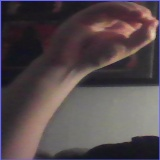
#> input picture cropped_donuts/donut1744762376354_0.jpg, 160 x 160 px; its folder holds only this picture in this run
$ python moshing.py
#> lines starting #> are read from the running program, lines starting #| are printed output that depends on the picture
"""
DUNOT - 2/2

Moshing script for image processing and video generation.

    Made by Sasha Bédard, Laura-Ann Gendron-Blais, Noémi Larouche, Rachel Pelletier and Ugo Jutras
    For Frédéric Maheux, Rhétorique des Médias, UQÀM, Médias Interactifs, 2025.

        This script applies various glitch effects to images of donuts, saves the glitched images, and compiles them into a video.
        It uses OpenCV for image processing and video writing.
        The script includes functions for RGB offset, pixel sorting, datamoshing, and more.
        The script also handles image resizing and background color changes.
        It is designed to run indefinitely, processing new images as they are added to the input folder.
"""

import os
import time
import cv2
import numpy as np

# Dossier d'entrée et de sortie
input_folder = "cropped_donuts"
output_folder = "dunot_glitched"
video_output_folder = "video_output"  # Nouveau dossier pour la vidéo

os.makedirs(output_folder, exist_ok=True)
os.makedirs(video_output_folder, exist_ok=True)  # Création automatique du dossier vidéo

seen_files = set()
glitch_cache = {}
rewinding = False
rewind_start_time = None

# Initialiser VideoWriter pour enregistrer la vidéo au format MP4 dans le dossier video_output
video_filename = os.path.join(video_output_folder, 'output_video.mp4')
fourcc = cv2.VideoWriter_fourcc(*'mp4v')
fps = 12
frame_width = 1024
frame_height = 1024
video_writer = cv2.VideoWriter(video_filename, fourcc, fps, (frame_width, frame_height))

def rgb_offset(img, shift_range=5):
    b, g, r = cv2.split(img)
    b_shift = np.roll(b, np.random.randint(-shift_range, shift_range), axis=1)
    g_shift = np.roll(g, np.random.randint(-shift_range, shift_range), axis=0)
    r_shift = np.roll(r, np.random.randint(-shift_range, shift_range), axis=1)
    return cv2.merge((b_shift, g_shift, r_shift))

def glitch_blend(current, previous, alpha=0.3):
    return cv2.addWeighted(current, 1 - alpha, previous, alpha, 0)

def inversion_pulse(img, chance=0.6):
    if np.random.rand() < chance:
        inverted = 255 - img
        contrast_boost = cv2.convertScaleAbs(inverted, alpha=1.5, beta=10)
        return contrast_boost
    return img

def pixel_sort(img, sort_chance=0.4):
    output = img.copy()
    for row in range(output.shape[0]):
        if np.random.rand() > sort_chance:
            continue
        brightness = np.sum(output[row], axis=1)
        sorted_indices = np.argsort(brightness)
        output[row] = output[row][sorted_indices]
    return output

def databend_simulation(img, strength=5):
    output = img.copy()
    rows, cols = img.shape[:2]
    for _ in range(strength):
        y = np.random.randint(0, rows)
        h = np.random.randint(1, 4)
        shift = np.random.randint(-cols//8, cols//8)
        output[y:y+h] = np.roll(output[y:y+h], shift, axis=1)
    return output

def preserve_original(original, glitched, alpha=0.7):
    return cv2.addWeighted(glitched, alpha, original, 1 - alpha, 0)

def datamosh(img, fname):
    if img is None:
        return None
    glitched = img.copy()
    for i in range(0, img.shape[0], 10):
        offset = np.random.randint(-10, 10)
        glitched[i:i+10] = np.roll(glitched[i:i+10], offset, axis=1)
    if np.random.rand() > 0.5:
        glitched = glitched[..., np.random.permutation(3)]
    glitched = rgb_offset(glitched)
    glitched = pixel_sort(glitched)
    glitched = databend_simulation(glitched)
    glitched = inversion_pulse(glitched, chance=0.6)
    if fname in glitch_cache:
        glitched = glitch_blend(glitched, glitch_cache[fname])
    glitched = preserve_original(img, glitched, alpha=0.7)
    glitch_cache[fname] = glitched.copy()
    return glitched

def upscale_image(img, size=(1024, 1024)):
    return cv2.resize(img, size, interpolation=cv2.INTER_LINEAR)

def change_background_color_and_deform(img, t):
    h, w = img.shape[:2]
    shift_x = np.sin(t / 20.0) * 20
    shift_y = np.cos(t / 30.0) * 20
    M = np.float32([[1, 0, shift_x], [0, 1, shift_y]])
    deform = cv2.warpAffine(img, M, (w, h))
    hsv = cv2.cvtColor(deform, cv2.COLOR_BGR2HSV)
    hsv[..., 0] = (hsv[..., 0] + t / 2) % 180
    return cv2.cvtColor(hsv, cv2.COLOR_HSV2BGR)

rewind_start_time = time.time()
rewinding = False

try:
    while True:
        current_files = set(f for f in os.listdir(input_folder) if f.endswith(".jpg"))
        new_files = current_files - seen_files

        for fname in sorted(new_files):
            path = os.path.join(input_folder, fname)
            img = cv2.imread(path)
#> img is the input picture: shape (160, 160, 3); mean B, G, R 76.6, 73.3, 83.9
            if img is None:
                print(f"[!] Couldn't read image: {fname}")
                continue

            current_time = time.time()

            # Adjusted rewind time to 5 seconds
            if current_time - rewind_start_time < 5:
                rewinding = True
                img = change_background_color_and_deform(img, current_time)
#> in change_background_color_and_deform, `deform = cv2.warpAffine(img, M, (w, h))`:
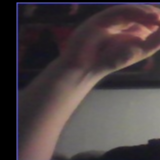
#> deform: shape (160, 160, 3); mean B, G, R 65.5, 63.2, 73
#> in change_background_color_and_deform, `hsv = cv2.cvtColor(deform, cv2.COLOR_BGR2HSV)`: hsv: shape (160, 160, 3); mean H, S, V 87.5, 45.1, 75.6
#> in change_background_color_and_deform, `hsv[..., 0] = (hsv[..., 0] + t / 2) % 180`: hsv: shape (160, 160, 3); mean H, S, V 59.1, 45.1, 75.6

            glitched = datamosh(img, fname)
#> after the loop in datamosh, `for i in range(0, img.shape[0], 10):`:
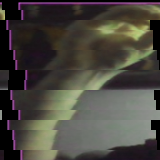
#> glitched: shape (160, 160, 3); mean B, G, R 63.2, 70.4, 73.5
#> in rgb_offset, `b_shift = np.roll(b, np.random.randint(-shift_range, shift_range), axi..`:
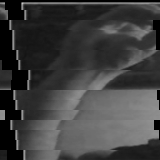
#> b_shift: shape (160, 160); min 0, max 201, mean 63.2
#> in rgb_offset, `g_shift = np.roll(g, np.random.randint(-shift_range, shift_range), axi..`:
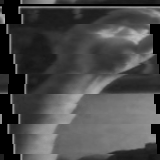
#> g_shift: shape (160, 160); min 0, max 189, mean 73.5
#> in rgb_offset, `r_shift = np.roll(r, np.random.randint(-shift_range, shift_range), axi..`:
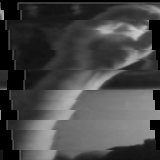
#> r_shift: shape (160, 160); min 0, max 204, mean 70.4
#> after the loop in databend_simulation, `for _ in range(strength):`:
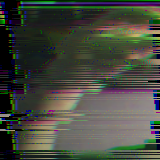
#> output: shape (160, 160, 3); mean B, G, R 63.2, 73.5, 70.4
            if glitched is not None:
                glitched_resized = upscale_image(glitched)
#> in upscale_image, `return cv2.resize(img, size, interpolation=cv2.INTER_LINEAR)`:
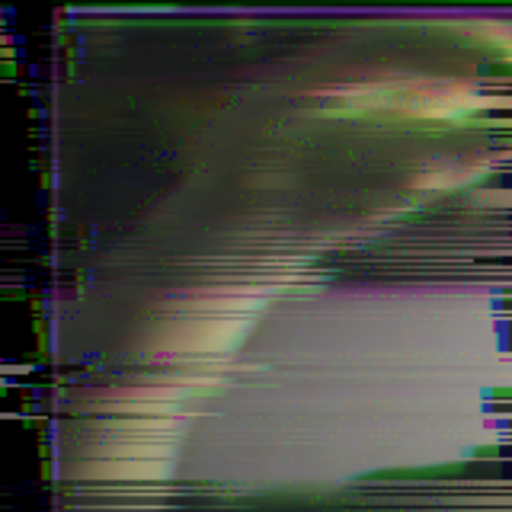
#> returned value: shape (1024, 1024, 3) (shown at 1/2 size); mean of channels 0, 1, 2 63.1, 72.4, 71.2; drawn as B, G, R
                out_path = os.path.join(output_folder, f"glitched_{fname}")
                cv2.imwrite(out_path, glitched_resized)
                print(f"[+] Glitched image saved: {out_path}")
                cv2.imshow("DUNOT", glitched_resized)
                cv2.waitKey(50)

                video_writer.write(glitched_resized)
                print(f"Frame written to video")

            seen_files.add(fname)

        if cv2.waitKey(1) & 0xFF == ord('q'):
#> (key q is pressed here)
            print("[X] Quit by user")
            break

        time.sleep(0.5)

finally:
    print("Releasing video writer and closing windows...")
    video_writer.release()
    cv2.destroyAllWindows()
